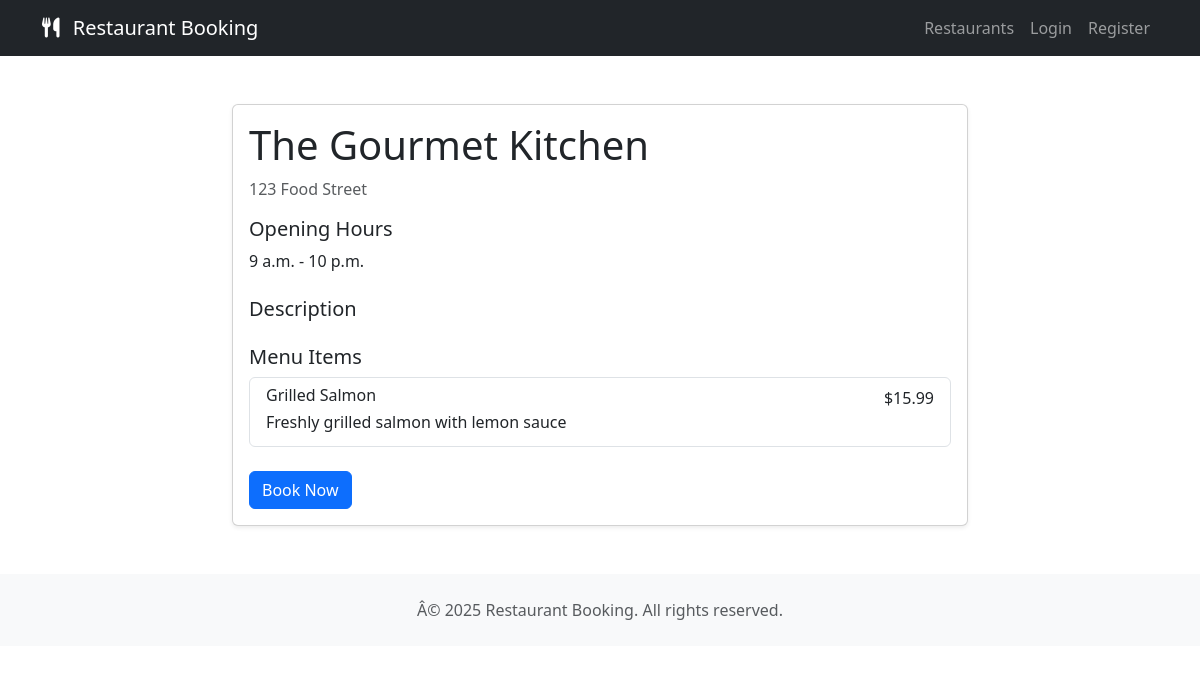
Page /restaurant/1/ on the committed database.
### restaurant/models.py (models this page shows, shortened)
class Restaurant(models.Model):
    name = models.CharField(max_length=100)
    address = models.CharField(max_length=200)
    description = models.TextField(blank=True)
    opening_time = models.TimeField(default=datetime.strptime('09:00', '%H:%M').time())
    closing_time = models.TimeField(default=datetime.strptime('22:00', '%H:%M').time())
    capacity = models.IntegerField(default=50)
    contact_number = models.CharField(max_length=20)
    email = models.EmailField()

class MenuItem(models.Model):
    name = models.CharField(max_length=100)
    description = models.TextField()
    price = models.DecimalField(max_digits=6, decimal_places=2)
    restaurant = models.ForeignKey(Restaurant, on_delete=models.CASCADE)

### restaurant/views.py (the view)
# urls.py: path('restaurant/<int:restaurant_id>/', views.restaurant_detail, name='restaurant_detail'),
def restaurant_detail(request, restaurant_id):
    print("\n=== Restaurant Detail View Debug ===")
    restaurant = get_object_or_404(Restaurant, id=restaurant_id)
    menu_items = MenuItem.objects.filter(restaurant=restaurant)
    print(f"Showing details for restaurant: {restaurant.name}")
    print(f"Found {menu_items.count()} menu items")
    print("=== End Debug ===\n")
    return render(request, 'restaurant/restaurant_detail.html', {
        'restaurant': restaurant,
        'menu_items': menu_items
    })

### restaurant/templates/restaurant/restaurant_detail.html (shortened to what this page needs)
{% extends "base.html" %}
{% block content %}
<div class="container my-5">
    <div class="row">
        <div class="col-lg-8 mx-auto">
            <div class="card shadow-sm">
                <div class="card-body">
                    <h1 class="card-title">{{ restaurant.name }}</h1>
                    <p class="text-muted">{{ restaurant.address }}</p>
                    <div class="mb-4">
                        <h5>Opening Hours</h5>
                        <p>{{ restaurant.opening_time }} - {{ restaurant.closing_time }}</p>
                    </div>
                    <div class="mb-4">
                        <h5>Description</h5>
                    </div>
                    <div class="mb-4">
                        <h5>Menu Items</h5>
                        <div class="list-group">
                            {% for item in menu_items %}
                            <div class="list-group-item">
                                <div class="d-flex w-100 justify-content-between">
                                    <h6 class="mb-1">{{ item.name }}</h6>
                                    <span>${{ item.price }}</span>
                                </div>
                                <p class="mb-1">{{ item.description }}</p>
                            </div>
                            {% endfor %}
                        </div>
                    </div>
                    <a href="{% url 'book_restaurant' restaurant.id %}" class="btn btn-primary">
                        Book Now
                    </a>
                </div>
            </div>
        </div>
    </div>
</div>
{% endblock %}

### rows in the picture
Restaurant: name "The Gourmet Kitchen", address "123 Food Street", opening_time "9 a.m.", closing_time "10 p.m."
MenuItem: name "Grilled Salmon", price "15.99", description "Freshly grilled salmon with lemon sauce"
